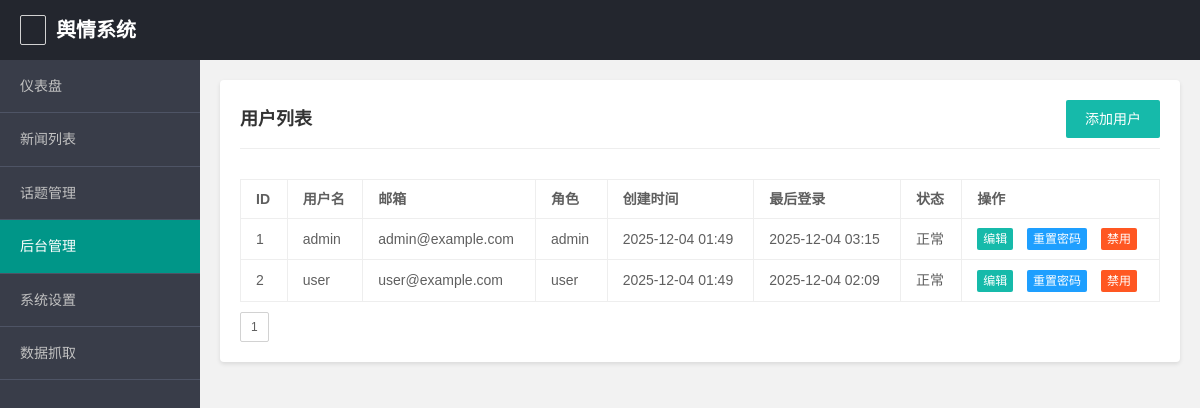
Page /users (signed in) on the earlier database version.
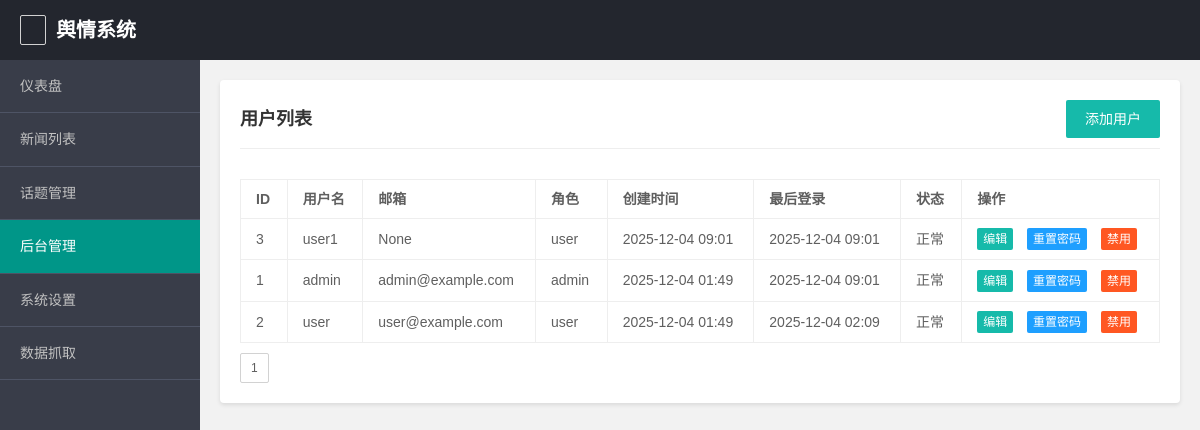
Same page on the later database version.
### app/models.py (models this page shows, shortened)
class User(UserMixin, db.Model):
    id = db.Column(db.Integer, primary_key=True)
    username = db.Column(db.String(64), unique=True, nullable=False, index=True)
    email = db.Column(db.String(120), unique=True, index=True)
    password_hash = db.Column(db.String(128))
    role_id = db.Column(db.Integer, db.ForeignKey('role.id'))
    created_at = db.Column(db.DateTime, default=datetime.utcnow)
    last_login = db.Column(db.DateTime)
    is_active = db.Column(db.Boolean, default=True)
    comments = db.relationship('Comment', backref='author', lazy='dynamic')
    @property
    def password(self):
        raise AttributeError('password is not a readable attribute')
    def has_role(self, role_name):
        if self.role:
            return self.role.name == role_name
        return False

class Role(db.Model):
    id = db.Column(db.Integer, primary_key=True)
    name = db.Column(db.String(64), unique=True, nullable=False)
    description = db.Column(db.String(256))
    users = db.relationship('User', backref='role', lazy='dynamic')

### app/main/routes.py (the view)
@bp.route('/users')
@login_required
def user_list():
    if not current_user.has_role('admin'):
        flash('您没有权限访问此页面', 'error')
        return redirect(url_for('main.dashboard'))
    page = request.args.get('page', 1, type=int)
    per_page = 10
    pagination = User.query.order_by(User.created_at.desc()).paginate(
        page=page, per_page=per_page, error_out=False)
    user_items = pagination.items
    return render_template('user_list.html',
                         pagination=pagination,
                         user_items=user_items)

### app/__init__.py (called while the page is built)
def create_app(config_name=None):
    app = Flask(__name__, instance_relative_config=True)
    app.config['SECRET_KEY'] = os.getenv('SECRET_KEY', 'dev_key_change_in_production')
    app.config['SQLALCHEMY_DATABASE_URI'] = os.getenv('DATABASE_URL', 'sqlite:///app.db')
    app.config['SQLALCHEMY_TRACK_MODIFICATIONS'] = False
    app.config['APP_NAME'] = os.getenv('APP_NAME', '舆情系统')
    app.config['APP_VERSION'] = os.getenv('APP_VERSION', '1.0.0')
    db.init_app(app)
    migrate.init_app(app, db)
    login_manager.init_app(app)
    from app.main import bp as main_bp
    app.register_blueprint(main_bp)
    from app.models import User, Role, News, Topic, Comment, SystemSetting, Monitor
    @login_manager.user_loader
    def load_user(user_id):
        return User.query.get(int(user_id))
    return app

### templates/user_list.html (shortened to what this page needs)
<!DOCTYPE html>
<html lang="zh-CN">
<head>
    <link rel="stylesheet" href="{{ url_for('static', filename='layui/css/layui.css') }}">
</head>
<body>
    <div class="header">
        <div style="display: flex; align-items: center;">
            <button class="layui-btn layui-btn-primary layui-btn-sm" id="menu-toggle" style="margin-right: 10px;">
                <i class="layui-icon layui-icon-menu"></i>
            </button>
            <h1>{{ config.APP_NAME }}</h1>
        </div>
        <div class="user-info">
            <span>欢迎您，{{ current_user.username }}</span>
            <a href="{{ url_for('main.logout') }}">退出登录</a>
        </div>
    </div>
    <div class="container">
        <div class="sidebar">
            <ul>
                <li><a href="{{ url_for('main.dashboard') }}">仪表盘</a></li>
                <li><a href="{{ url_for('main.news_list') }}">新闻列表</a></li>
                <li><a href="{{ url_for('main.topic_list') }}">话题管理</a></li>
                {% if current_user.has_role('admin') %}
                <li><a href="{{ url_for('main.admin_management') }}" class="active">后台管理</a></li>
                <li><a href="{{ url_for('main.settings') }}">系统设置</a></li>
                <li><a href="{{ url_for('main.test_crawl') }}">数据抓取</a></li>
                {% endif %}
            </ul>
        </div>
        <div class="content">
            <div class="panel">
                <div class="panel-header">
                    <h3>用户列表</h3>
                    <button class="layui-btn" id="add_user">添加用户</button>
                </div>
                <div class="table-container">
                    <table class="layui-table">
                    <thead>
                        <tr>
                            <th>ID</th>
                            <th>用户名</th>
                            <th>邮箱</th>
                            <th>角色</th>
                            <th>创建时间</th>
                            <th>最后登录</th>
                            <th>状态</th>
                            <th>操作</th>
                        </tr>
                    </thead>
                    <tbody>
                        {% for user in user_items %}
                        <tr>
                            <td>{{ user.id }}</td>
                            <td>{{ user.username }}</td>
                            <td>{{ user.email }}</td>
                            <td>{{ user.role.name if user.role else '无角色' }}</td>
                            <td>{{ user.created_at.strftime('%Y-%m-%d %H:%M') }}</td>
                            <td>{{ user.last_login.strftime('%Y-%m-%d %H:%M') if user.last_login else '未登录' }}</td>
                            <td>
                                {% if user.is_active %}
                                <span class="status-active">正常</span>
                                {% else %}
                                <span class="status-inactive">禁用</span>
                                {% endif %}
                            </td>
                            <td>
                                {% if current_user.has_role('admin') %}
                                <button class="layui-btn layui-btn-xs" onclick="editUser({{ user.id }})">编辑</button>
                                <button class="layui-btn layui-btn-xs layui-btn-normal" onclick="resetPassword({{ user.id }})">重置密码</button>
                                {% if user.is_active %}
                                <button class="layui-btn layui-btn-xs layui-btn-danger" data-id="{{ user.id }}" onclick="toggleUserStatus({{ user.id }})">禁用</button>
                                {% else %}
                                <button class="layui-btn layui-btn-xs layui-btn-success" data-id="{{ user.id }}" onclick="toggleUserStatus({{ user.id }})">启用</button>
                                {% endif %}
                                {% endif %}
                            </td>
                        </tr>
                        {% else %}
                        <tr>
                            <td colspan="8" style="text-align: center;">暂无用户数据</td>
                        </tr>
                        {% endfor %}
                    </tbody>
                </table>
                </div>
                <div class="pagination">
                    {% for page_num in pagination.iter_pages(left_edge=1, right_edge=1, left_current=2, right_current=2) %}
                        {% if page_num %}
                            {% if page_num == pagination.page %}
                            <span class="layui-btn layui-btn-sm layui-btn-primary">{{ page_num }}</span>
                            {% else %}
                            <a href="{{ url_for('main.user_list', page=page_num) }}" class="layui-btn layui-btn-sm">
                                {{ page_num }}
                            </a>
                            {% endif %}
                        {% else %}
                        <span class="layui-btn layui-btn-sm layui-btn-disabled">...</span>
                        {% endif %}
                    {% endfor %}
                </div>
            </div>
        </div>
    </div>
</body>
</html>

### templates/user_list.html (style rules this page uses)
body { margin: 0; padding: 0; font-family: 'Microsoft YaHei', sans-serif; background-color: #f2f2f2; }
.header { height: 60px; background-color: #23262e; color: #fff; line-height: 60px; padding: 0 20px; position: fixed; top: 0; left: 0; right: 0; z-index: 1000; }
.header h1 { margin: 0; font-size: 20px; float: left; }
.header .user-info { float: right; }
.header .user-info a { color: #fff; text-decoration: none; margin-left: 20px; }
.container { display: flex; margin-top: 60px; min-height: calc(100vh - 60px); }
.sidebar { width: 200px; background-color: #393d49; position: fixed; left: 0; top: 60px; bottom: 0; overflow-y: auto; transition: transform 0.3s ease; }
.sidebar ul { list-style: none; padding: 0; margin: 0; }
.sidebar li { border-bottom: 1px solid #4e5465; }
.sidebar a { display: block; padding: 15px 20px; color: #c2c2c2; text-decoration: none; transition: all 0.3s; }
.sidebar a.active { background-color: #009688; color: #fff; }
.content { flex: 1; margin-left: 200px; padding: 20px; transition: margin-left 0.3s ease; }
.panel { background-color: #fff; border-radius: 4px; padding: 20px; margin-bottom: 20px; box-shadow: 0 2px 4px rgba(0, 0, 0, 0.1); }
.panel-header { display: flex; justify-content: space-between; align-items: center; border-bottom: 1px solid #eee; padding-bottom: 10px; margin-bottom: 20px; }
.panel-header h3 { margin: 0; font-size: 18px; color: #333; }
.table-container { overflow-x: auto; }

Differences in the rows shown:
added User: id "3", username "user1", email "None", role "user", created_at "2025-12-04 09:01", last_login "2025-12-04 09:01", is_active "正常"
changed User "admin": last_login "2025-12-04 03:15" → "2025-12-04 09:01"
